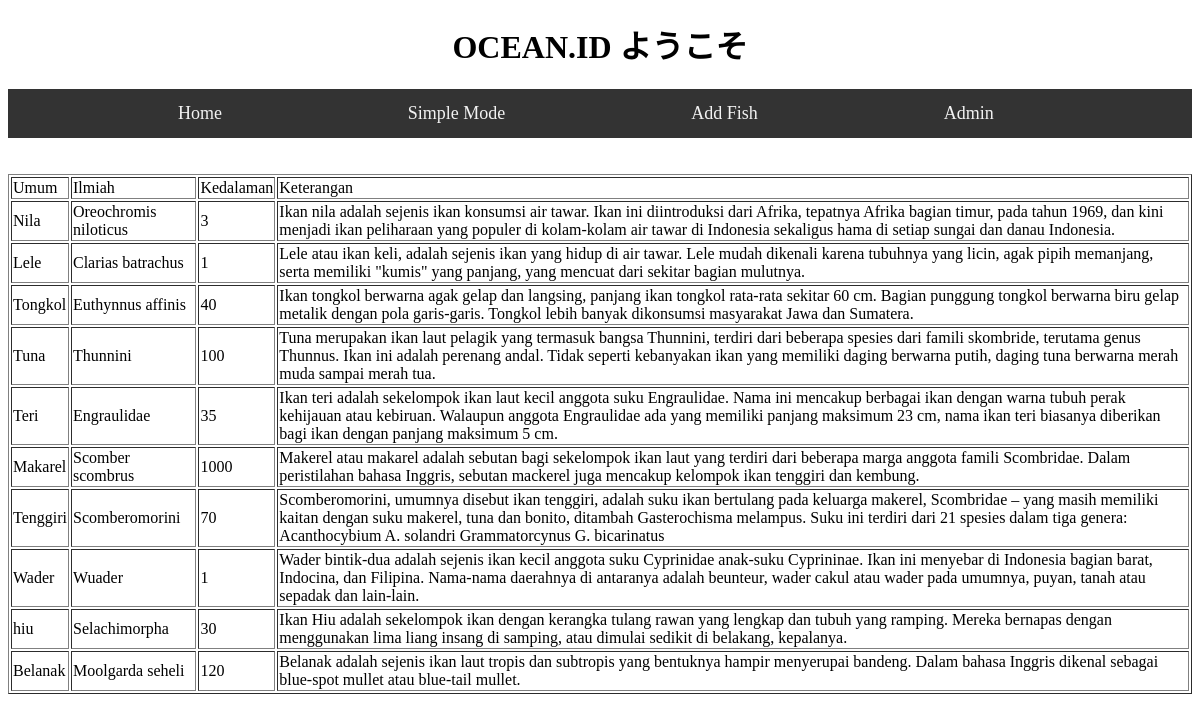
The page / on the database its author committed.
### tables this page shows
CREATE TABLE `ikan` (
  `nomer` int(11) NOT NULL,
  `umum` varchar(1000) NOT NULL,
  `ilmiah` varchar(1000) NOT NULL,
  `kedalaman` int(11) NOT NULL,
  `keterangan` longtext NOT NULL
);

### application/controllers/hal_utama.php (called while the page is built, shortened)
<?php
class hal_utama extends CI_Controller {
	public function __construct(){
		$this->load->model('modelku');
	}
	public function index(){
		$dataIkan = $this->modelku->getData("ikan");
		$data = array(
			'data' => $dataIkan
		);
		$this->load->view('header');
		$this->load->view('home', $data);
	}
}

### index.php (called while the page is built, shortened)
<?php
require_once BASEPATH.'core/CodeIgniter.php';

### application/models/modelku.php (called while the page is built, shortened)
<?php
class modelku  extends CI_model {
    public function getData($tabel)
    {
        $ocean = $this->db->query("SELECT * FROM ".$tabel);
        return $ocean->result_array();
    }
}

### application/views/home.php (the view, shortened to what this page needs)
<!DOCTYPE html>
<html lang="en">
<head>
</head>
<body>
    <br><center>
    <br>
    <table border="1">
        <tr>
            <td>Umum</td>
            <td>Ilmiah</td>
            <td>Kedalaman</td>
            <td>Keterangan</td>
        </tr>
        <?php
            foreach($data as $dat){
        ?>
        <tr>
            <td><?php echo $dat['umum']; ?></td>
            <td><?php echo $dat['ilmiah']; ?></td>
            <td><?php echo $dat['kedalaman']; ?></td>
            <td><?php echo $dat['keterangan']; ?></td>
        </tr>
        <?php } ?>
    </table>
</body>
</html>

### application/views/header.php (shortened to what this page needs)
<!DOCTYPE html>
<html lang="en">
<head>
    <link rel="stylesheet" type="text/css" href="<?php echo base_url();?>css/style.css">
</head>
<body>
    <center><h1>OCEAN.ID ようこそ</h1></center>
    <div id="navbar">
        <a class="a" href="<?php echo base_url()."index.php/hal_utama/main"; ?>">Home</a>
        <a class="a" href="<?php echo base_url()."index.php/hal_utama/index"; ?>">Simple Mode</a>
        <a class="a" href="<?php echo base_url()."index.php/hal_utama/baca_form"; ?>">Add Fish</a>
        <a class="a" href="<?php echo base_url()."index.php/hal_utama/form_login"; ?>">Admin</a>
    </div>
</body>
</html>

### css/style.css (style rules this page uses)
#navbar { overflow: hidden; background-color: #333; }
#navbar a { float: left; display: block; color: #f2f2f2; text-align: center; padding: 14px 16px; text-decoration: none; font-size: 18px; }
#navbar a.a { margin-left: 13%; }

### rows shown on the page
ikan: umum "Nila", ilmiah "Oreochromis niloticus", kedalaman "3", keterangan "Ikan nila adalah sejenis ikan konsumsi air tawar. Ikan ini diintroduksi dari Afrika, tepatnya Afrika bagian timur, pada tahun 1969, dan kini menjadi ikan peliharaan yang populer di kolam-kolam air tawar di Indonesia sekaligus hama di setiap sungai dan danau Indonesia."
ikan: umum "Lele", ilmiah "Clarias batrachus", kedalaman "1", keterangan "Lele atau ikan keli, adalah sejenis ikan yang hidup di air tawar. Lele mudah dikenali karena tubuhnya yang licin, agak pipih memanjang, serta memiliki \"kumis\" yang panjang, yang mencuat dari sekitar bagian mulutnya."
ikan: umum "Tongkol", ilmiah "Euthynnus affinis", kedalaman "40", keterangan "Ikan tongkol berwarna agak gelap dan langsing, panjang ikan tongkol rata-rata sekitar 60 cm. Bagian punggung tongkol berwarna biru gelap metalik dengan pola garis-garis. Tongkol lebih banyak dikonsumsi masyarakat Jawa dan Sumatera."
ikan: umum "Tuna", ilmiah "Thunnini", kedalaman "100", keterangan "Tuna merupakan ikan laut pelagik yang termasuk bangsa Thunnini, terdiri dari beberapa spesies dari famili skombride, terutama genus Thunnus. Ikan ini adalah perenang andal. Tidak seperti kebanyakan ikan yang memiliki daging berwarna putih, daging tuna berwarna merah muda sampai merah tua."
ikan: umum "Teri", ilmiah "Engraulidae", kedalaman "35", keterangan "Ikan teri adalah sekelompok ikan laut kecil anggota suku Engraulidae. Nama ini mencakup berbagai ikan dengan warna tubuh perak kehijauan atau kebiruan. Walaupun anggota Engraulidae ada yang memiliki panjang maksimum 23 cm, nama ikan teri biasanya diberikan bagi ikan dengan panjang maksimum 5 cm."
ikan: umum "Makarel", ilmiah "Scomber scombrus", kedalaman "1000", keterangan "Makerel atau makarel adalah sebutan bagi sekelompok ikan laut yang terdiri dari beberapa marga anggota famili Scombridae. Dalam peristilahan bahasa Inggris, sebutan mackerel juga mencakup kelompok ikan tenggiri dan kembung."
ikan: umum "Tenggiri", ilmiah "Scomberomorini", kedalaman "70", keterangan "Scomberomorini, umumnya disebut ikan tenggiri, adalah suku ikan bertulang pada keluarga makerel, Scombridae – yang masih memiliki kaitan dengan suku makerel, tuna dan bonito, ditambah Gasterochisma melampus. Suku ini terdiri dari 21 spesies dalam tiga genera: Acanthocybium A. solandri Grammatorcynus G. bicarinatus"
ikan: umum "Wader", ilmiah "Wuader", kedalaman "1", keterangan "Wader bintik-dua adalah sejenis ikan kecil anggota suku Cyprinidae anak-suku Cyprininae. Ikan ini menyebar di Indonesia bagian barat, Indocina, dan Filipina. Nama-nama daerahnya di antaranya adalah beunteur, wader cakul atau wader pada umumnya, puyan, tanah atau sepadak dan lain-lain."
ikan: umum "hiu", ilmiah "Selachimorpha", kedalaman "30", keterangan "Ikan Hiu adalah sekelompok ikan dengan kerangka tulang rawan yang lengkap dan tubuh yang ramping. Mereka bernapas dengan menggunakan lima liang insang di samping, atau dimulai sedikit di belakang, kepalanya."
ikan: umum "Belanak", ilmiah "Moolgarda seheli", kedalaman "120", keterangan "Belanak adalah sejenis ikan laut tropis dan subtropis yang bentuknya hampir menyerupai bandeng. Dalam bahasa Inggris dikenal sebagai blue-spot mullet atau blue-tail mullet."
